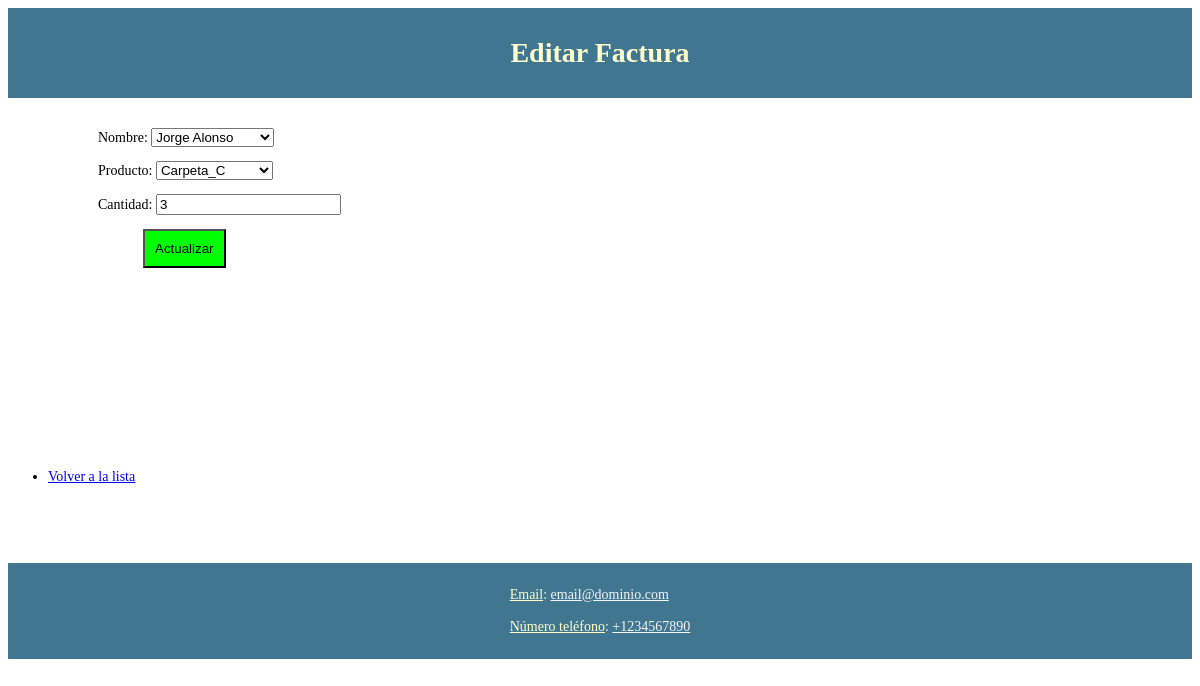
The page /productos/facturas/2/editar/ on the database its author committed.
### myapp/models.py (models this page shows, shortened)
class Cliente(models.Model):
    nombre = models.CharField(max_length=100)
    apellido = models.CharField(max_length=100)
    correo = models.EmailField()
    def __str__(self):
        return f'{self.nombre} {self.apellido}'

class Producto(models.Model):
    nombre = models.CharField(max_length=100)
    descripcion = models.TextField()
    precio = models.DecimalField(max_digits=10, decimal_places=2)
    def __str__(self):
        return f'{self.nombre}'

class Factura(models.Model):
    nombre = models.ForeignKey(Cliente, on_delete=models.CASCADE)
    producto = models.ForeignKey(Producto, on_delete=models.CASCADE)
    cantidad = models.PositiveIntegerField()

### myapp/views.py (the view)
# urls.py: path('facturas/<int:pk>/editar/', FacturaUpdateView.as_view(), name='factura_update'),
class FacturaUpdateView(UpdateView):
    model = Factura
    form_class = FacturaForm
    template_name = 'factura_form.html'
    success_url = reverse_lazy('factura_list')

### myapp/forms.py
class FacturaForm(forms.ModelForm):
    class Meta:
        model = Factura
        fields = ['nombre', 'producto', 'cantidad']

### myapp/templates/factura_form.html (shortened to what this page needs)
{% load static %}
<!DOCTYPE html>
<html>
<head>
  <link rel="stylesheet" href="{% static 'styles.css' %}">
</head>
<body>
    <header>
      <h1>{% if object %}Editar{% else %}Crear{% endif %} Factura</h1>
    </header>
    <br>
    <section>
      <article>
    <form method="post">
        {{ form.as_p }}
        <button type="submit" style="background-color:rgb(0, 255, 0);">{% if object %}Actualizar{% else %}Crear{% endif %}</button>
    </form>
      </article>
    </section>
    <br>
    <ul>
        <li>
           <a href="{% url 'factura_list' %}">Volver a la lista</a>
        </li>
    </ul>
    <br><br><br><br>
    <footer>
      <p><ins>Email</ins>: <a href="mailto:email@dominio.com">email@dominio.com</a>
      <br><br>
      <ins>Número teléfono</ins>: <a href="tel:+1234567890">+1234567890</a></p>
    </footer>
</body>
</html>

### myapp/static/styles.css (style rules this page uses)
body { font-size: 0.875rem; font-family: var(--font-family-primary); }
header, footer { width: auto; height: auto; display: flex; position:relative; justify-content:center; padding: 10px 40px; background-color: #417690;; color: #ffc; }
footer a { color: whitesmoke; }
article { position:relative; width: auto; height: 325px; overflow-x:scroll; }
article button { margin-left: 45px; background-color: pink; padding: 10px; }
section { margin-left: 90px; }
section::after { content: ""; display: table; clear: both; }

### rows shown on the page
Cliente: nombre "Jorge Alonso"
Factura: producto "Carpeta_C", cantidad "3"
